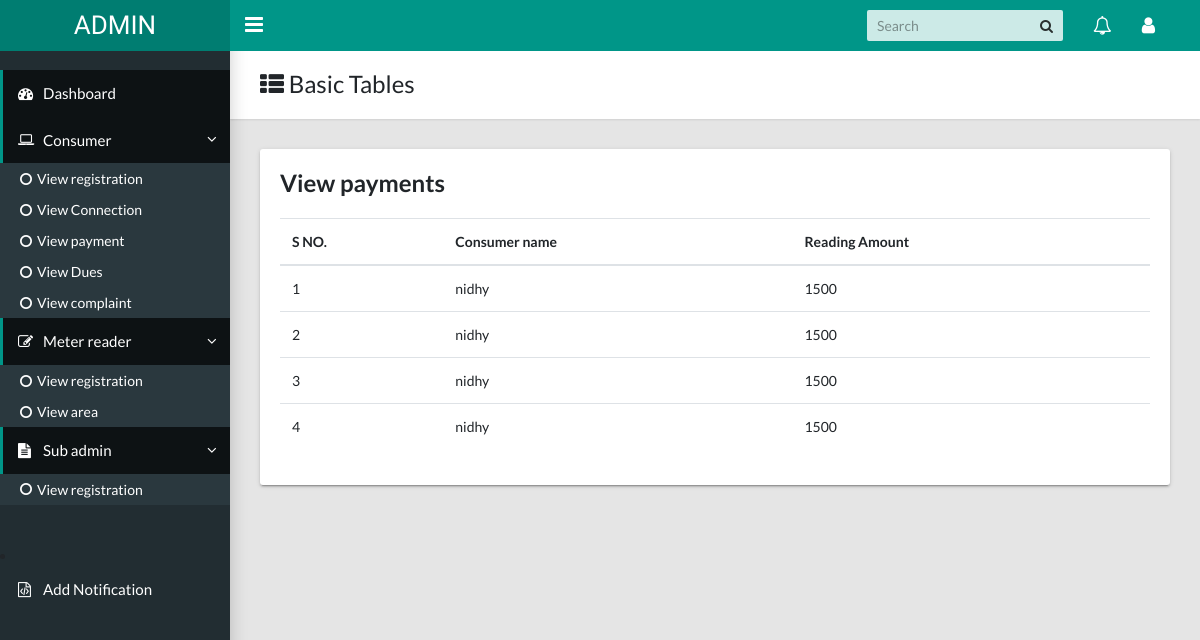
Screenshot of /View_payment with the database file from the repository.
### jalanidhiapp/models.py (models this page shows)
class payment(models.Model):
    consumer = models.ForeignKey(consumer,on_delete=models.CASCADE)
    consumer_name = models.CharField(max_length=50)
    reading_amount = models.CharField(max_length=20)
    read_status = models.CharField(max_length=20)

class consumer(models.Model):
    name = models.CharField(max_length=20)
    house_name = models.CharField(max_length=20)
    dob = models.CharField(max_length=20)
    house_no = models.CharField(max_length=10)
    aadhar_no= models.CharField(max_length=11)
    email = models.CharField(max_length=20)
    gender= models.CharField(max_length=20)
    pin_code = models.CharField(max_length=10)
    phone_no = models.CharField(max_length=10)
    panchayath_type = models.CharField(max_length=20)
    panchayath_name = models.CharField(max_length=20)
    ward_no= models.CharField(max_length=10)
    category = models.CharField(max_length=20)
    category_proof = models.ImageField(upload_to='images',blank=True,null=True)
    login_id = models.OneToOneField(Log,on_delete=models.CASCADE)
    role = models.CharField(max_length=20)
    status = models.CharField(max_length=20)
    def __str__(self):
        return self.name

### adminapp/views.py (the view)
# urls.py: path('View_payment', views.View_payment, name='View_payment'),
def View_payment(request):
    data=payment.objects.all()
    return render(request,'View_payment.html',{"data":data})

### adminapp/templates/View_payment.html (shortened to what this page needs)
<!DOCTYPE html>
<html lang="en">
  <head>
    <link rel="stylesheet" type="text/css" href="../static/css/main.css">
    <link rel="stylesheet" type="text/css" href="https://maxcdn.bootstrapcdn.com/font-awesome/4.7.0/css/font-awesome.min.css">
  </head>
  <body class="app sidebar-mini">
    <header class="app-header"><a class="app-header__logo" href="index.html">ADMIN</a>
      <a class="app-sidebar__toggle" href="#" aria-labelledby="sidebar" aria-label="Hide Sidebar"></a>
      <ul class="app-nav">
        <li class="app-search">
          <input class="app-search__input" type="search" placeholder="Search">
          <button class="app-search__button"><i class="fa fa-search"></i></button>
        </li>
        <li class="dropdown"><a class="app-nav__item" href="#" data-toggle="dropdown" aria-label="Show notifications"><i class="fa fa-bell-o fa-lg"></i></a>
        </li>
        <li class="dropdown"><a class="app-nav__item" href="#" data-toggle="dropdown" aria-label="Open Profile Menu"><i class="fa fa-user fa-lg"></i></a>
        </li>
      </ul>
    </header>
    <aside class="app-sidebar">
      <ul class="app-menu">
        <li><a class="app-menu__item active" href="{% url 'dashboard' %}"><i class="app-menu__icon fa fa-dashboard"></i><span class="app-menu__label">Dashboard</span></a></li>
        <li class="treeview is-expanded"><a class="app-menu__item" href="#" data-toggle="treeview"><i class="app-menu__icon fa fa-laptop"></i><span class="app-menu__label">Consumer</span><i class="treeview-indicator fa fa-angle-right"></i></a>
          <ul class="treeview-menu">
            <li><a class="treeview-item" href="{% url 'Consumer_registration' %}"><i class="icon fa fa-circle-o"></i> View registration</a></li>
            <li><a class="treeview-item" href="{% url 'View_connection' %}"><i class="icon fa fa-circle-o"></i> View Connection</a></li>
            <li><a class="treeview-item" href="{% url 'View_payment' %}"><i class="icon fa fa-circle-o"></i> View payment</a></li>
            <li><a class="treeview-item" href="{% url 'Due_report' %}"><i class="icon fa fa-circle-o"></i> View Dues</a></li>
            <li><a class="treeview-item" href="{% url 'View_complaint' %}"><i class="icon fa fa-circle-o"></i> View complaint</a></li>
          </ul>
        </li>
        <li class="treeview is-expanded"><a class="app-menu__item" href="#" data-toggle="treeview"><i class="app-menu__icon fa fa-edit"></i><span class="app-menu__label">Meter reader</span><i class="treeview-indicator fa fa-angle-right"></i></a>
          <ul class="treeview-menu">
            <li><a class="treeview-item" href="{% url 'Reader_registration' %}"><i class="icon fa fa-circle-o"></i> View registration</a></li>
            <li><a class="treeview-item" href="{% url 'View_area' %}"><i class="icon fa fa-circle-o"></i> View area</a></li>
          </ul>
        </li>
        <li class="treeview is-expanded"><a class="app-menu__item" href="#" data-toggle="treeview"><i class="app-menu__icon fa fa-file-text"></i><span class="app-menu__label">Sub admin</span><i class="treeview-indicator fa fa-angle-right"></i></a>
          <ul class="treeview-menu">
            <li><a class="treeview-item" href="{% url 'Sud_admin_registration' %}"><i class="icon fa fa-circle-o"></i> View registration</a></li>
          </ul>
        </li>
      </ul>
        <li><a class="app-menu__item" href="{% url 'Add_notification' %}"><i class="app-menu__icon fa fa-file-code-o"></i><span class="app-menu__label">Add Notification</span></a></li>
    </aside>
    <main class="app-content">
      <div class="app-title">
        <div>
          <h1><i class="fa fa-th-list"></i> Basic Tables</h1>
        </div>
      </div>
      <div class="row">
        <div class="col-md-12">
          <div class="tile">
            <h3 class="tile-title">View payments</h3>
            <div class="table-responsive">
              <table class="table">
                <thead>
                  <tr>
                    <th>S NO.</th>
                    <th>Consumer name</th>
                    <th>Reading Amount</th>
                  </tr>
                </thead>
                <tbody>
                  {% for i in data %}
                  <tr>
                    <td>{{forloop.counter}}</td>
                    <td>{{i.consumer}}</td>
                    <td>{{i.reading_amount}}</td>
                  </tr>
                  {% endfor %}
                </tbody>
              </table>
            </div>
          </div>
        </div>
      </div>
    </main>
  </body>
</html>

### rows the page displays
payment: consumer "nidhy", reading_amount "1500"
payment: consumer "nidhy", reading_amount "1500"
payment: consumer "nidhy", reading_amount "1500"
payment: consumer "nidhy", reading_amount "1500"
